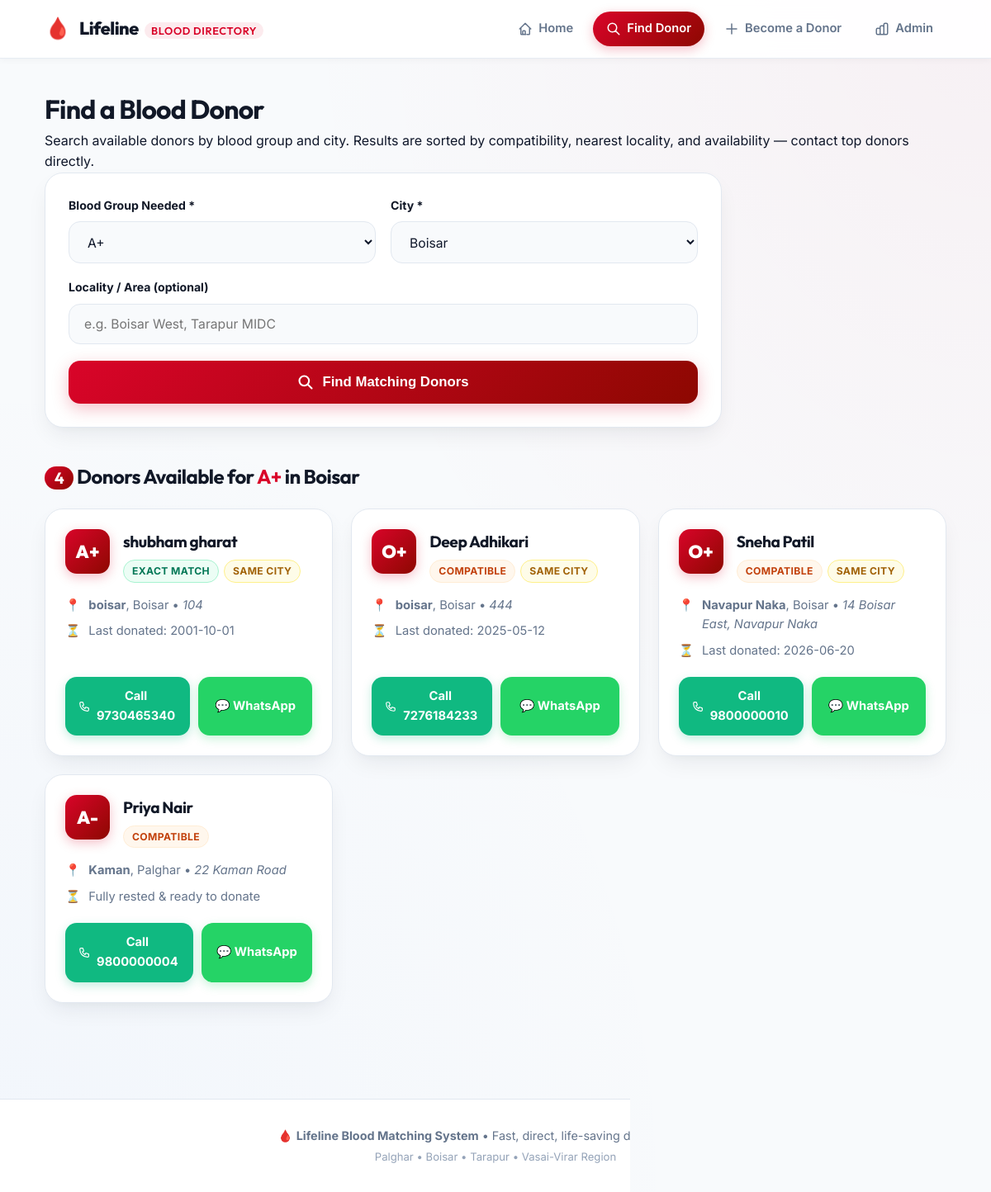
The page /search?blood_group=A+&city=Boisar on the database its author committed.
### tables this page shows
CREATE TABLE donors (
    donor_id            INTEGER PRIMARY KEY AUTOINCREMENT,
    name                TEXT NOT NULL,
    blood_group         TEXT NOT NULL CHECK (blood_group IN
                          ('A+','A-','B+','B-','AB+','AB-','O+','O-')),
    phone               TEXT NOT NULL UNIQUE,
    email               TEXT,
    address             TEXT NOT NULL,       -- full street address / landmark
    locality            TEXT NOT NULL,       -- area / neighbourhood (e.g. "Andheri East")
    city                TEXT NOT NULL,
    availability        INTEGER NOT NULL DEFAULT 1,   -- 1 = available, 0 = not available
    last_donation_date  TEXT,                          -- NULL if never donated
    age                 INTEGER,
    gender              TEXT,
    registered_on       TEXT DEFAULT (datetime('now'))
);

### app.py (the view)
@app.route("/search", methods=["GET"])
def search():
    blood_group = request.args.get("blood_group", "")
    city = request.args.get("city", "")
    locality = request.args.get("locality", "").strip()
    results = None
    if blood_group and city:
        if blood_group not in ALL_BLOOD_GROUPS:
            flash(f"'{blood_group}' is not a valid blood group.", "error")
            blood_group = ""
        else:
            compatible_groups = compatible_donor_groups(blood_group)
            candidate_donors = db_manager.get_donors_by_groups(compatible_groups)
            results = search_donors(blood_group, city, locality or None, candidate_donors)
            db_manager.log_search(blood_group, city, locality or None, len(results))
    return render_template(
        "search.html",
        blood_groups=ALL_BLOOD_GROUPS,
        cities=CITIES,
        selected_blood_group=blood_group,
        selected_city=city,
        selected_locality=locality,
        results=results,
    )

### core/compatibility.py (called while the page is built)
def compatible_donor_groups(patient_blood_group: str):
    return CAN_RECEIVE_FROM.get(patient_blood_group, [])

### core/data_structures.py (called while the page is built)
    def build(self, donors):
        self._index.clear()
        for donor in donors:
            bg = donor["blood_group"]
            self._index.setdefault(bg, []).append(donor)

    def get_by_groups(self, blood_groups):
        result = []
        for bg in blood_groups:
            result.extend(self._index.get(bg, []))
        return result

### core/db_manager.py (called while the page is built)
def get_donors_by_groups(blood_groups):
    if not blood_groups:
        return []
    conn = get_connection()
    placeholders = ",".join("?" for _ in blood_groups)
    query = f"SELECT * FROM donors WHERE availability = 1 AND blood_group IN ({placeholders}) ORDER BY donor_id DESC"
    rows = conn.execute(query, tuple(blood_groups)).fetchall()
    conn.close()
    return [dict(r) for r in rows]

def log_search(blood_group, city, locality, results_found):
    conn = get_connection()
    try:
        conn.execute(
            """INSERT INTO search_log (blood_group, city, locality, results_found)
               VALUES (?,?,?,?)""",
            (blood_group, city, locality, results_found),
        )
        conn.commit()
    except sqlite3.IntegrityError:
        conn.rollback()
    finally:
        conn.close()

### core/search_engine.py (called while the page is built)
def is_donor_eligible(donor, today=None):
    if today is None:
        today = datetime.now()
    if not donor["availability"]:
        return False
    last_date_str = donor["last_donation_date"]
    if not last_date_str:
        return True
    last_date = datetime.strptime(last_date_str[:10], "%Y-%m-%d")
    days_since = (today - last_date).days
    return days_since >= DONOR_REST_PERIOD_DAYS

def days_since_last_donation(donor, today=None):
    if today is None:
        today = datetime.now()
    last_date_str = donor["last_donation_date"]
    if not last_date_str:
        return float("inf")
    last_date = datetime.strptime(last_date_str[:10], "%Y-%m-%d")
    return (today - last_date).days

### database/db_setup.py (called while the page is built)
def get_connection():
    conn = sqlite3.connect(DB_PATH)
    conn.execute("PRAGMA foreign_keys = ON")
    conn.row_factory = sqlite3.Row
    return conn

### templates/search.html (shortened to what this page needs)
{% extends "base.html" %}
{% block content %}
<div class="page-header">
  <h1>Find a Blood Donor</h1>
  <p class="subtitle">Search available donors by blood group and city. Results are sorted by compatibility, nearest locality, and availability — contact top donors directly.</p>
</div>
<form method="GET" action="{{ url_for('search') }}" class="glass-card form-card search-form-card">
  <div class="form-grid">
    <div class="field-group">
      <label class="field-label">Blood Group Needed *</label>
      <select name="blood_group" required class="custom-input">
        {% for bg in blood_groups %}
          <option value="{{ bg }}" {% if bg == selected_blood_group %}selected{% endif %}>{{ bg }}</option>
        {% endfor %}
      </select>
    </div>
    <div class="field-group">
      <label class="field-label">City *</label>
      <select name="city" required class="custom-input">
        {% for c in cities %}
          <option value="{{ c }}" {% if c == selected_city %}selected{% endif %}>{{ c }}</option>
        {% endfor %}
      </select>
    </div>
    <div class="field-group full-width">
      <label class="field-label">Locality / Area (optional)</label>
      <input type="text" name="locality" value="{{ selected_locality }}" placeholder="e.g. Boisar West, Tarapur MIDC" class="custom-input">
    </div>
  </div>
  <button type="submit" class="btn-hero-action btn-search-submit">
    <svg width="20" height="20" fill="none" stroke="currentColor" viewBox="0 0 24 24"><path stroke-linecap="round" stroke-linejoin="round" stroke-width="2.5" d="M21 21l-6-6m2-5a7 7 0 11-14 0 7 7 0 0114 0z"/></svg>
    Find Matching Donors
  </button>
</form>
{% if results is not none %}
  <div class="results-header">
    <h2>
      {% if results %}
        <span class="count-badge">{{ results|length }}</span> Donors Available for <span class="bg-text">{{ selected_blood_group }}</span> in {{ selected_city }}
      {% else %}
        No Donors Found
      {% endif %}
    </h2>
  </div>
  {% if results %}
    <div class="donor-cards-grid">
      {% for d in results %}
      <div class="donor-card glass-card">
        <div class="donor-header">
          <div class="bg-avatar">{{ d.blood_group }}</div>
          <div class="donor-info">
            <h3 class="donor-name">{{ d.name }}</h3>
            <div class="donor-badges">
              {% if d.blood_group == selected_blood_group %}
                <span class="badge badge-exact">Exact Match</span>
              {% else %}
                <span class="badge badge-compat">Compatible</span>
              {% endif %}
              {% if selected_locality and d.locality.lower() == selected_locality.lower() %}
                <span class="badge badge-locality">Same Locality</span>
              {% elif d.city.lower() == selected_city.lower() %}
                <span class="badge badge-city">Same City</span>
              {% endif %}
            </div>
          </div>
        </div>
        <div class="donor-body">
          <div class="info-row">
            <span class="info-icon">📍</span>
            <span class="info-text"><strong>{{ d.locality }}</strong>, {{ d.city }} &bull; <em>{{ d.address }}</em></span>
          </div>
          <div class="info-row">
            <span class="info-icon">⏳</span>
            <span class="info-text">
              {% if d.last_donation_date %}
                Last donated: {{ d.last_donation_date }}
              {% else %}
                Fully rested &amp; ready to donate
              {% endif %}
            </span>
          </div>
        </div>
        <div class="donor-actions-bar">
          <a href="tel:{{ d.phone }}" class="btn-action btn-action-call">
            Call {{ d.phone }}
          </a>
          <a href="https://wa.me/91{{ d.phone|replace(' ', '')|replace('-', '') }}?text=Emergency%3A%20Blood%20donor%20request%20for%20{{ selected_blood_group }}%20in%20{{ d.city }}" target="_blank" class="btn-action btn-action-whatsapp">
            💬 WhatsApp
          </a>
        </div>
      </div>
      {% endfor %}
    </div>
  {% else %}
    <div class="empty-state glass-card">
      <div class="empty-icon">🚨</div>
      <h3>No donors currently listed for this area</h3>
      <p>Try widening your search to adjacent cities or register new donors to help build the directory.</p>
    </div>
  {% endif %}
{% endif %}
{% endblock %}

### templates/base.html (shortened to what this page needs)
<!DOCTYPE html>
<html lang="en">
<head>
  <link rel="stylesheet" href="{{ url_for('static', filename='style.css') }}">
</head>
<body>
  <nav class="navbar">
    <div class="nav-container">
      <a href="{{ url_for('home') }}" class="nav-brand">
        <span class="brand-drop">🩸</span>
        <span class="brand-text">Lifeline <span class="brand-sub">Blood Directory</span></span>
      </a>
      <div class="nav-links desktop-only">
        <a href="{{ url_for('home') }}" class="{% if request.path == '/' %}active{% endif %}">
          <svg width="18" height="18" fill="none" stroke="currentColor" viewBox="0 0 24 24"><path stroke-linecap="round" stroke-linejoin="round" stroke-width="2" d="M3 12l2-2m0 0l7-7 7 7M5 10v10a1 1 0 001 1h3m10-11l2 2m-2-2v10a1 1 0 01-1 1h-3m-6 0a1 1 0 00-1-1v-4a1 1 0 011-1h2a1 1 0 011 1v4a1 1 0 001 1m-6 0h6"/></svg>
          Home
        </a>
        <a href="{{ url_for('search') }}" class="{% if request.path == '/search' %}active{% endif %}">
          <svg width="18" height="18" fill="none" stroke="currentColor" viewBox="0 0 24 24"><path stroke-linecap="round" stroke-linejoin="round" stroke-width="2" d="M21 21l-6-6m2-5a7 7 0 11-14 0 7 7 0 0114 0z"/></svg>
          Find Donor
        </a>
        <a href="{{ url_for('register_donor') }}" class="{% if request.path == '/donors/register' %}active{% endif %}">
          <svg width="18" height="18" fill="none" stroke="currentColor" viewBox="0 0 24 24"><path stroke-linecap="round" stroke-linejoin="round" stroke-width="2" d="M12 4v16m8-8H4"/></svg>
          Become a Donor
        </a>
        <a href="{{ url_for('admin_dashboard') }}" class="{% if '/admin' in request.path %}active{% endif %}">
          Admin
        </a>
      </div>
    </div>
  </nav>
  <main class="main-content">
    <div class="container">
      {% block content %}{% endblock %}
    </div>
  </main>
  <footer class="footer">
    <div class="footer-content">
      <p>🩸 <strong>Lifeline Blood Matching System</strong> &bull; Fast, direct, life-saving donor directory.</p>
      <p class="footer-sub">Palghar &bull; Boisar &bull; Tarapur &bull; Vasai-Virar Region</p>
    </div>
  </footer>
</body>
</html>

### rows shown on the page
donors: blood_group "A+", name "shubham gharat", shows "EXACT MATCH", shows "SAME CITY", locality "boisar", city "Boisar", address "104", last_donation_date "2001-10-01", phone "9730465340"
donors: blood_group "O+", name "Deep Adhikari", shows "COMPATIBLE", shows "SAME CITY", locality "boisar", city "Boisar", address "444", last_donation_date "2025-05-12", phone "7276184233"
donors: blood_group "O+", name "Sneha Patil", shows "COMPATIBLE", shows "SAME CITY", locality "Navapur Naka", city "Boisar", address "14 Boisar East, Navapur Naka", last_donation_date "2026-06-20", phone "9800000010"
donors: blood_group "A-", name "Priya Nair", shows "COMPATIBLE", locality "Kaman", city "Palghar", address "22 Kaman Road", shows "Fully rested & ready to donate", phone "9800000004"

### other values the page prints
{{ results|length }} "4"
{{ selected_blood_group }} "A+"
{{ selected_city }} "Boisar"
form field blood_group "A+"
form field city "Boisar"
